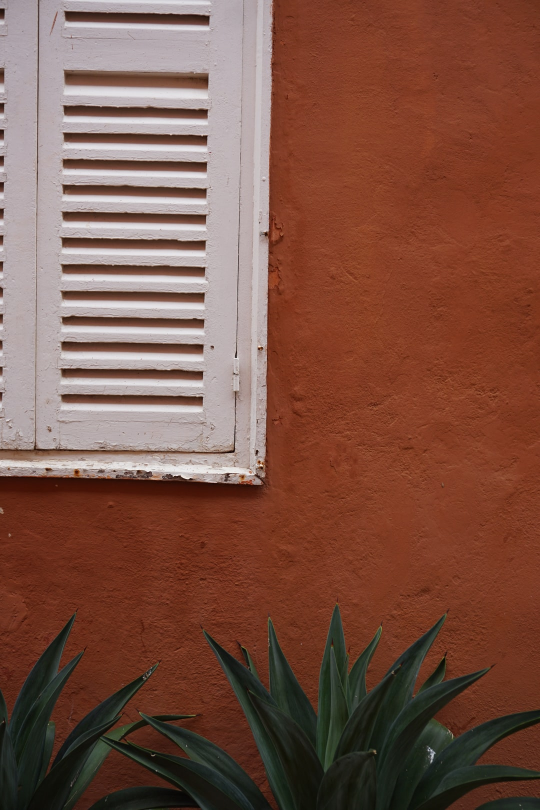
#> input picture 2000_vendor_programs/2001-python-quotes-wallpapers/input/2021-02-26-16-04-42.jpg, 1080 x 1620 px (shown at 1/2 size)
$ python 2000-python_collage_maker_vertical_and_horizontal.py 2001-python-quotes-wallpapers/input out
#> lines starting #> are read from the running program, lines starting #| are printed output that depends on the picture
from PIL import Image
import os
import sys

## GETTING VARIABLES FROM CLI ARGUMENTS
DIR_INPUT = sys.argv[1]
DIR_INPUT_BASENAME = os.path.basename(DIR_INPUT)
DIR_OUTPUT = sys.argv[2]
print('>> CURRENT INPUT DIRECTORY => ' + str(DIR_INPUT))
print('>> CURRENT OUTPUT DIRECTORY => ' + str(DIR_OUTPUT))

## LISTING ALL IMAGES
all_images = os.listdir(DIR_INPUT) ;
## CREATING PIL IMAGE OBJECTS OF ALL IMAGES FOUND
all_images_as_pil_objects = [Image.open(DIR_INPUT + '/' + x) for x in all_images]
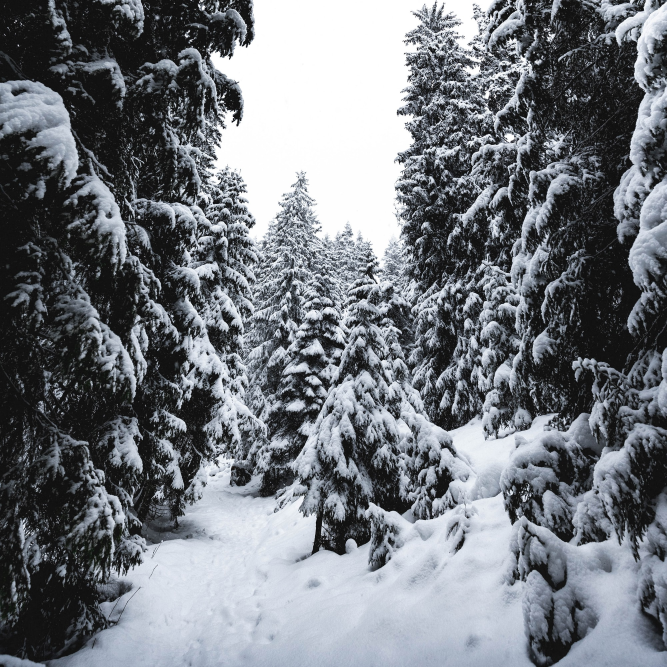
#> input picture 2000_vendor_programs/2001-python-quotes-wallpapers/input/2021-02-26-16-10-41.jpg, 2000 x 2000 px (shown at 1/3 size)
#> all_images_as_pil_objects = 2 items
##

##################
## FUNCTION TO PRINT ELEMENTS OF A LIST LINE BY LINE
def PRINT_LIST_ELEMENTS_LINE_BY_LINE(my_list, list_desc):
#> called with list_desc = 'All images in chosen directory ...'
    print(); print('     >> PRINTING ALL ELEMENTS => ' + list_desc)
    for z in my_list:
        print(z)

##
PRINT_LIST_ELEMENTS_LINE_BY_LINE(all_images, list_desc='All images in chosen directory ...')
PRINT_LIST_ELEMENTS_LINE_BY_LINE(all_images_as_pil_objects, list_desc='All PIL image objects ...')
#> the loop in PRINT_LIST_ELEMENTS_LINE_BY_LINE (call 2), `for z in my_list:` made 2 passes
#| <PIL.JpegImagePlugin.JpegImageFile image mode=RGB size=1080x1620 at 0x7F2571AC42D0>
#| <PIL.JpegImagePlugin.JpegImageFile image mode=RGB size=2000x2000 at 0x7F2571AB9710>
##################

##################################################################################
def resize_and_make_horizontal_collage(im_list, resample=Image.BICUBIC):
#> called with resample = 3
    min_height = min(im.height for im in im_list)
#> min_height = 1620
    im_list_resize = [im.resize((int(im.width * min_height / im.height), min_height),resample=resample)
                      for im in im_list]
#> im_list_resize = 2 items
    total_width = sum(im.width for im in im_list_resize)
#> total_width = 2700
    dst = Image.new('RGB', (total_width, min_height))
#> dst: PIL image 2700x1620 RGB; every value is 0
    pos_x = 0
    for im in im_list_resize:
        dst.paste(im, (pos_x, 0))
        pos_x += im.width
#> this loop made 2 passes
#> pos_x on passes 1 to 2: 1080, 2700
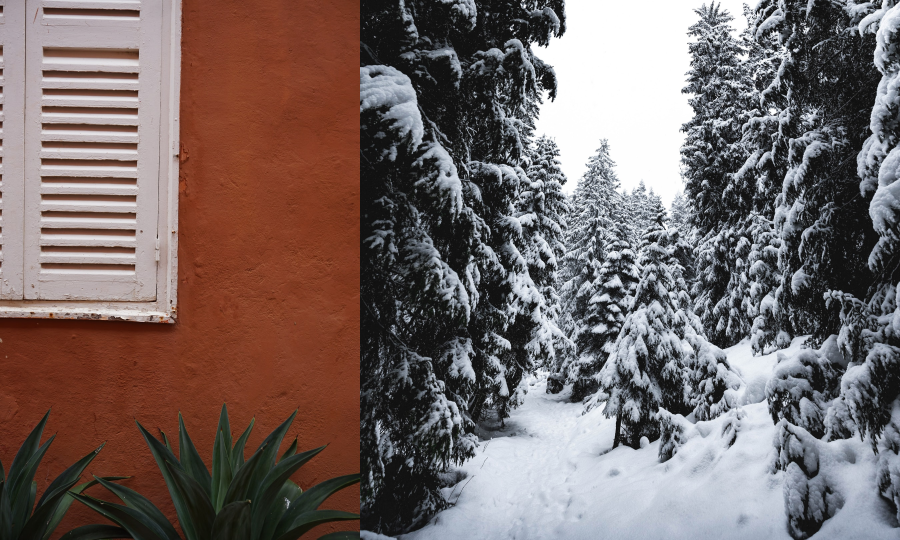
#> dst: PIL image 2700x1620 RGB (shown at 1/3 size); mean R, G, B 118.4, 104.6, 102.7
#> after the loop, pos_x = 2700
    ##
    final_image_name = 'collage-horizontal-for-DIR-' + DIR_INPUT_BASENAME + \
        '-' + str(total_width) + 'x' + str(min_height) + '.jpg'
    print('>> Making horizontal collage => ' + final_image_name)
#| >> Making horizontal collage => collage-horizontal-for-DIR-input-2700x1620.jpg
    dst.save(DIR_OUTPUT + '/' + final_image_name)

def resize_and_make_vertical_collage(im_list, resample=Image.BICUBIC):
#> called with resample = 3
    min_width = min(im.width for im in im_list)
#> min_width = 1080
    im_list_resize = [im.resize((min_width, int(im.height * min_width / im.width)),resample=resample)
                      for im in im_list]
#> im_list_resize = 2 items
    total_height = sum(im.height for im in im_list_resize)
#> total_height = 2700
    dst = Image.new('RGB', (min_width, total_height))
#> dst: PIL image 1080x2700 RGB; every value is 0
    pos_y = 0
    for im in im_list_resize:
        dst.paste(im, (0, pos_y))
        pos_y += im.height
#> this loop made 2 passes
#> pos_y on passes 1 to 2: 1620, 2700
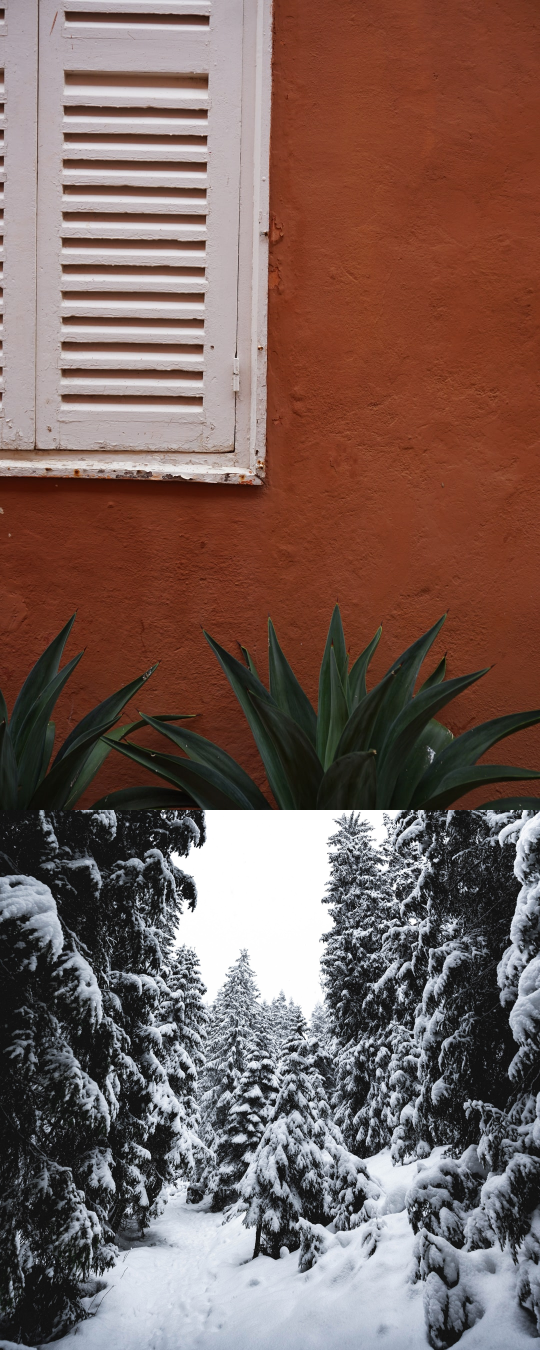
#> dst: PIL image 1080x2700 RGB (shown at 1/2 size); mean R, G, B 120.1, 97.3, 91.3
#> after the loop, pos_y = 2700
    ##
    final_image_name = 'collage-vertical-for-DIR-' + DIR_INPUT_BASENAME + \
        '-' + str(min_width) + 'x' + str(total_height) + '.jpg'
    print('>> Making vertical collage  => ' + final_image_name)
#| >> Making vertical collage  => collage-vertical-for-DIR-input-1080x2700.jpg
    dst.save(DIR_OUTPUT + '/' + final_image_name)


#========================================
print()
resize_and_make_horizontal_collage(all_images_as_pil_objects)
resize_and_make_vertical_collage(all_images_as_pil_objects)
print('##++++++++++++++++++++++++++++++++++++++++++++++++++++++++++++++++++++++++++++++') ;
#========================================
##################################################################################
